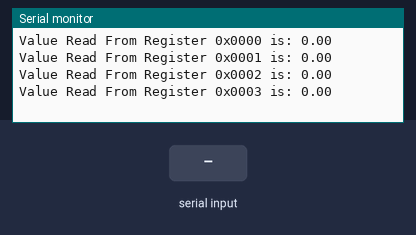
Bench run of a sketch on a simulated ESP32. Shown: the last lines printed to the serial monitor. Inputs (shaded band) come from the test bench.

Above: at 2.3 s.
2.4 s: "1" received over the second serial link
At 3.9 s:
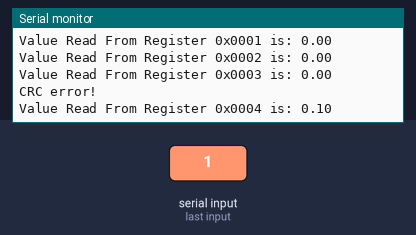
5.0 s: "0" received over the second serial link
At 6.4 s:
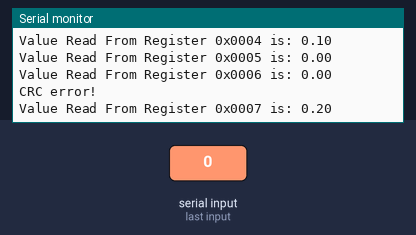
6.5 s: "2" received over the second serial link
At 7.9 s:
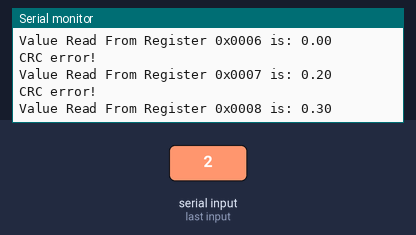
Timing chart, 0 to 9.5 s (numbered marks = the images above; inputs shaded):
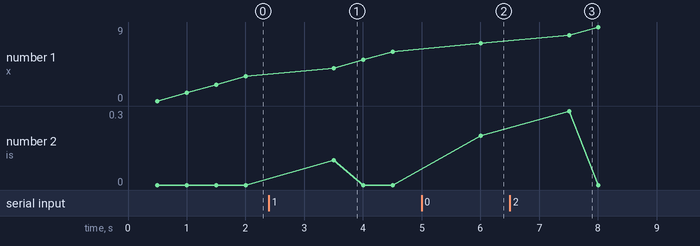

Measured:
- after the input at 2.4 s, the serial monitor: prints a new line after 1.1 s (image 1)
- after the input at 5.0 s, the serial monitor: prints a new line after 1.0 s (image 2)
- after the input at 6.5 s, the serial monitor: prints a new line after 1.0 s (image 3)
- plotted number 2: 0 → 0.2 after the input at 5.0 s

The sketch:

Read_BECA_MODBUS_.ino
```````````````````````````````````````````````````````````````````````````````````````````````````````````````````````````````````````````````````````````````cpp
#include <HardwareSerial.h>

#define RS485_DE_RE_PIN 5  // DE and RE pins tied together and connected to GPIO 5
#define TX_PIN 17          // TX pin for UART1
#define RX_PIN 16          // RX pin for UART1

HardwareSerial RS485Serial(1);  // Use UART1 for RS485 communication

uint16_t calculateCRC(uint8_t *data, uint8_t length) {
  uint16_t crc = 0xFFFF;

  for (uint8_t i = 0; i < length; i++) {
    crc ^= data[i];

    for (uint8_t j = 0; j < 8; j++) {
      if (crc & 0x0001) {
        crc = (crc >> 1) ^ 0xA001;
      } else {
        crc >>= 1;
      }
    }
  }

  return crc;
}

void setup() {
  Serial.begin(115200);
  RS485Serial.begin(9600, SERIAL_8N1, RX_PIN, TX_PIN);
  pinMode(RS485_DE_RE_PIN, OUTPUT);
  digitalWrite(RS485_DE_RE_PIN, LOW);  // Set DE/RE pin low for receive mode
}

void loop() {
  // // Send request to read setpoint temperature from Beka thermostat
  // uint8_t frame[8];
  // frame[0] = 1;     // Slave address (assuming Beka thermostat address is 1)
  // frame[1] = 0x03;  // Function code (read holding registers)
  // frame[2] = 0x00;  // Starting address high byte (e.g., register address 0)
  // frame[3] = 0x05;  // Starting address low byte (e.g., register address 1 for setpoint)
  // frame[4] = 0x00;  // Quantity of registers high byte
  // frame[5] = 0x01;  // Quantity of registers low byte (read 1 register)

  // uint16_t crc = calculateCRC(frame, 6);
  // frame[6] = crc & 0xFF;         // CRC low byte
  // frame[7] = (crc >> 8) & 0xFF;  // CRC high byte

  // digitalWrite(RS485_DE_RE_PIN, HIGH);  // Set DE/RE pin high for transmit mode
  // RS485Serial.write(frame, 8);
  // RS485Serial.flush();                 // Ensure all data is sent
  // digitalWrite(RS485_DE_RE_PIN, LOW);  // Set DE/RE pin low for receive mode

  // delay(500);  // Wait for the response

  // if (RS485Serial.available()) {
  //   uint8_t response[7];  // Assuming response size is fixed for 1 register (address + function code + data + CRC)
  //   RS485Serial.readBytes(response, 7);

  //   // Validate response CRC
  //   uint16_t receivedCRC = (response[6] << 8) | response[5];
  //   uint16_t calculatedCRC = calculateCRC(response, 5);
  //   if (receivedCRC == calculatedCRC) {
  //     // Process the setpoint temperature value
  //     uint16_t setpoint = (response[3] << 8) | response[4];  // Combine high byte and low byte to get the setpoint value
  //     float setpointFloat = (float)setpoint / 100.0;         // Convert to float if necessary (assuming setpoint is stored as an integer)

  //     Serial.print("Setpoint Temperature: ");
  //     Serial.println(setpointFloat);
  //   } else {
  //     Serial.println("CRC error!");
  //   }
  // }

  // delay(2000);  // Wait before sending the next r``````````````````````````````````````````````````````````````````````````````````````````````````````````````````````````````````````````````````````````````equest
  float setpoint;
  for (uint8_t i = 0; i < 10; i++) {
    setpoint = get_value_from_beca(i);
    setpoint = (float)setpoint / 10.0;
    Serial.print("Value Read From Register 0x000");
    Serial.print(i);
    Serial.print(" is: ");
    Serial.println(setpoint);
  }
  // setpoint = get_value_from_beca(3);
  // setpoint = (float)setpoint / 10.0;
  // Serial.print("Value Read From Register ");
  // Serial.print(3);
  // Serial.print(" is: ");
  // Serial.println(setpoint);
  delay(5000);
}


uint16_t get_value_from_beca(uint8_t start_register_address) {
  uint16_t value;
  float value_1 = 0;
  // Send request to read value from Beka thermostat

  uint8_t frame[8];
  frame[0] = 1;                              // Slave address (assuming Beka thermostat address is 1)
  frame[1] = 0x03;                           // Function code (read holding registers)
  frame[2] = 0x00;                           // Starting address high byte (e.g., register address 0)
  frame[2] = start_register_address >> 8;    // Starting address high byte
  frame[3] = start_register_address & 0xFF;  // Starting address low byte
  // frame[3] = 0xstartstart_register_address;  // Starting address low byte (e.g., register address 1 for setpoint)
  frame[4] = 0x00;  // Quantity of registers high byte
  frame[5] = 0x01;  // Quantity of registers low byte (read 1 register)

  uint16_t crc = calculateCRC(frame, 6);
  frame[6] = crc & 0xFF;         // CRC low byte
  frame[7] = (crc >> 8) & 0xFF;  // CRC high byte

  digitalWrite(RS485_DE_RE_PIN, HIGH);  // Set DE/RE pin high for transmit mode
  RS485Serial.write(frame, 8);
  RS485Serial.flush();                 // Ensure all data is sent
  digitalWrite(RS485_DE_RE_PIN, LOW);  // Set DE/RE pin low for receive mode

  delay(500);  // Wait for the response

  if (RS485Serial.available()) {
    uint8_t response[7];  // Assuming response size is fixed for 1 register (address + function code + data + CRC)
    RS485Serial.readBytes(response, 7);

    // Validate response CRC
    uint16_t receivedCRC = (response[6] << 8) | response[5];
    uint16_t calculatedCRC = calculateCRC(response, 5);
    if (receivedCRC == calculatedCRC) {
      // Process the  value
      uint16_t value = (response[3] << 8) | response[4];  // Combine high byte and low byte to get the  value
      // float value_1 = (float)value / 100.0;               // Convert to float if necessary (assuming setpoint is stored as an integer)
      return value;

      // Serial.print("Setpoint Temperature: ");
      // Serial.println(value_1);
    } else {
      Serial.println("CRC error!");
    }
  }
}
```````````````````````````````````````````````````````````````````````````````````````````````````````````````````````````````````````````````````````````````
